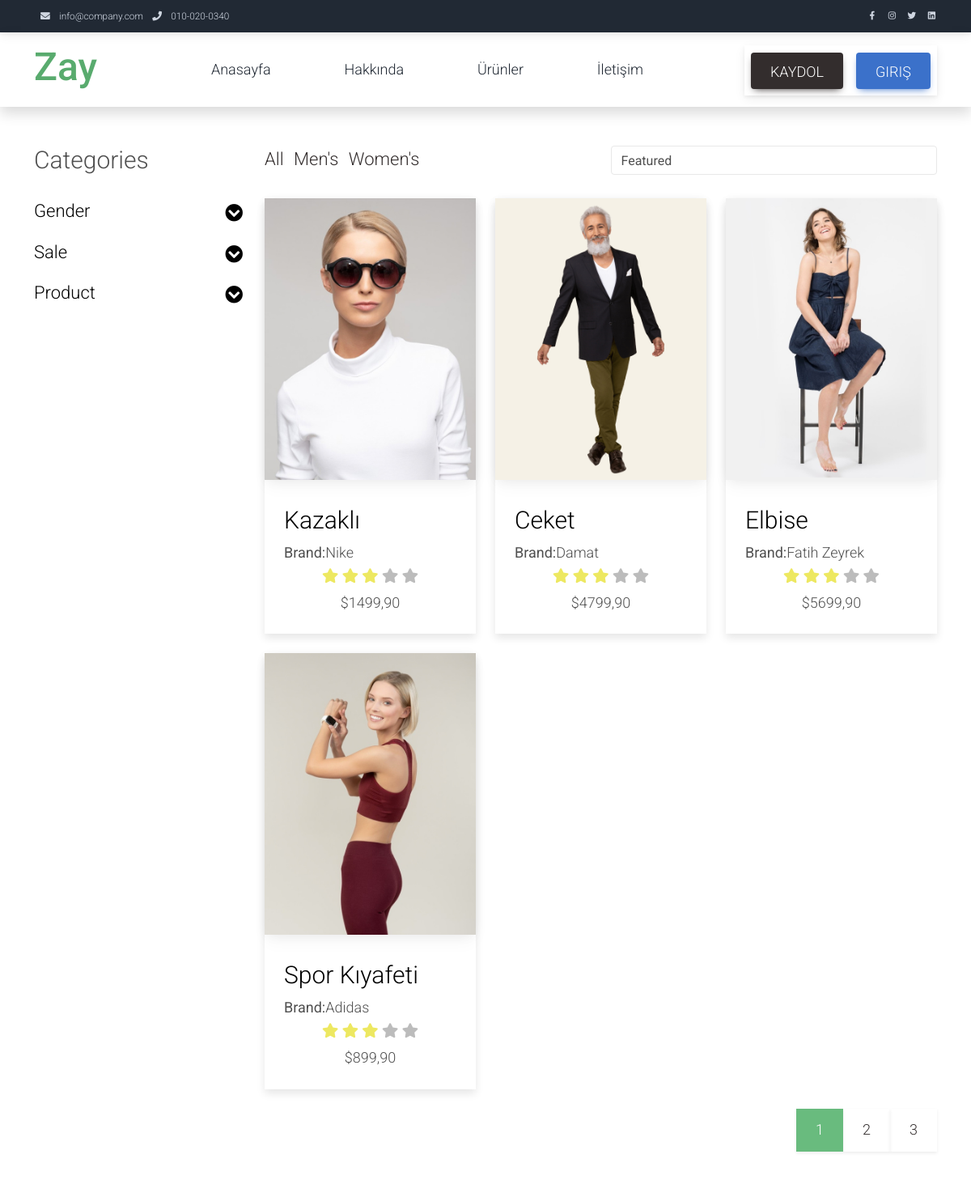
/products/ (upper part), run on an earlier commit of the app's database.
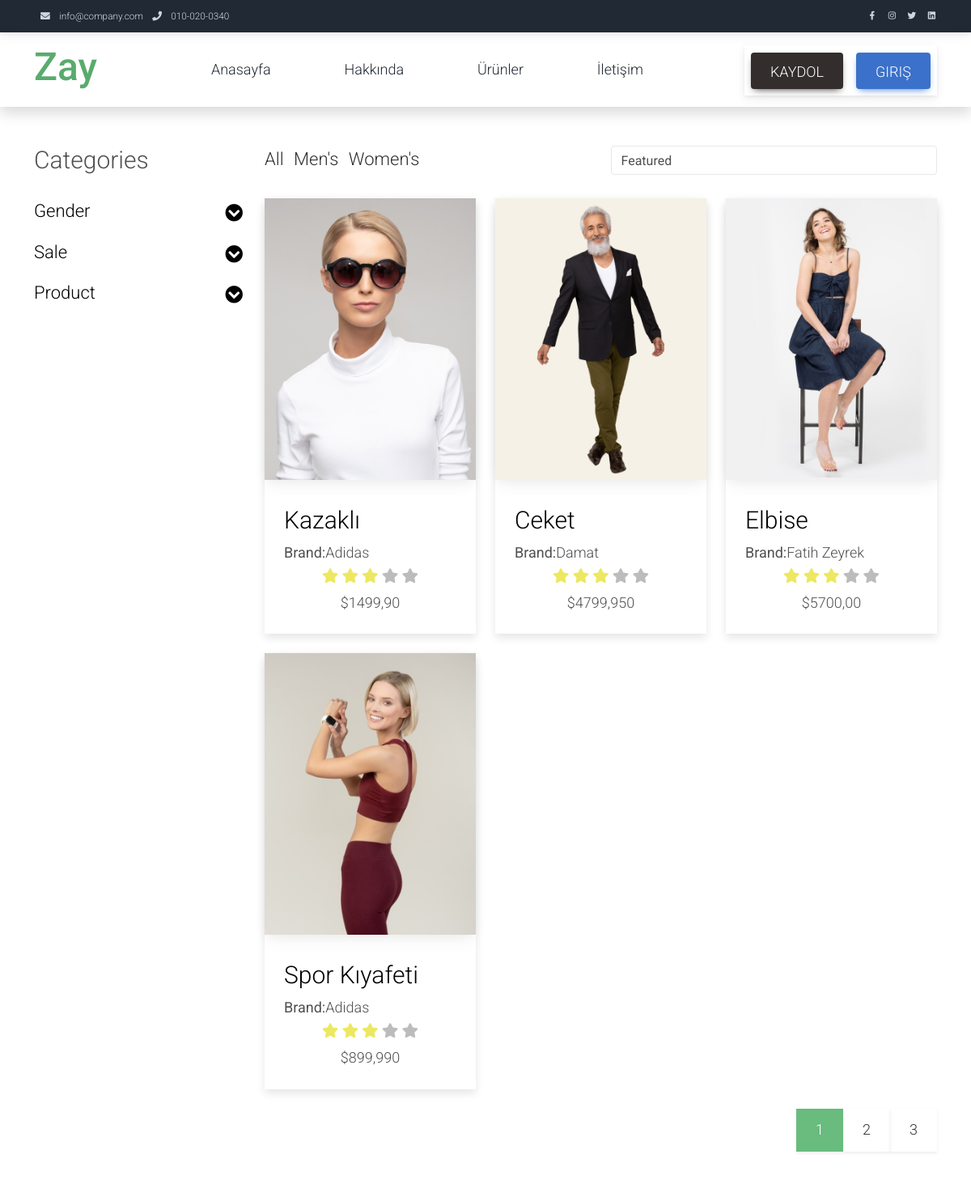
And on a later commit of the database.
### appProduct/models.py (models this page shows, shortened)
class Product(models.Model):
   user = models.ForeignKey(User, verbose_name=("Kulanıcı"), on_delete=models.CASCADE)
   brand = models.ForeignKey(Brand, verbose_name=("Marka"), on_delete=models.CASCADE)
   title = models.CharField(("Ürün Başlığı"), max_length=50)
   text = models.TextField(("İçerik"))
   price = models.FloatField(("Ürün fiyatı"),default=0)
   total_rating = models.FloatField(("Ürün Puanı"), default=0)
   image = models.ImageField(("Ürün Resmi"), upload_to='product', max_length=250)
   slug = models.SlugField(("Title Slug"), blank=True, null=True)
   colors = models.ManyToManyField(Color, verbose_name=("Renkler"))
   sizes = models.ManyToManyField(Size, verbose_name=("Bedenler"))

class Brand(models.Model):
   title = models.CharField(("Marka"), max_length=50)
   slug = models.SlugField(("Marka Slug"), blank=True)

### appProduct/views.py (the view)
# urls.py: path('products/', productsPage, name="productsPage"),
def productsPage(request):
   products = Product.objects.all()
   query = request.GET.get("q")
   if query is not None:
      products = products.filter(Q(title__icontains=query) | Q(brand__title__icontains=query)) # __icontains içerisinde geçip geçmediğini kontrol eder
   context = {
      "title":"Ürünler",
      "products": products,
   }
   return render(request, 'products.html', context)

### appProduct/templates/products.html (shortened to what the changed rows need)
{% extends 'base.html' %}
{% load static %}
{% block body %}
<div class="container py-5">
    <div class="row">
        <div class="col-lg-3">
            <h1 class="h2 pb-4">Categories</h1>
        </div>
        <div class="col-lg-9">
            <div class="row">
                {% for i in products %}
                <div class="col-md-4">
                    <div class="card mb-4 product-wap rounded-0">
                        <div class="card rounded-0">
                            <img class="card-img rounded-0 img-fluid" src="{{ i.image.url }}">
                        </div>
                        <div class="card-body">
                            <a href="{% url 'detailPage' i.slug %}" class="h2 my-2 d-inline-flex text-decoration-none">{{ i.title }}</a>
                            <ul class="w-100 list-unstyled d-flex justify-content-between mb-0">
                                <li><b>Brand:</b>{{ i.brand.title }}</li>
                            </ul>
                            <ul class="list-unstyled d-flex justify-content-center mb-1">
                                <li>
                                    <i class="text-warning fa fa-star"></i>
                                    <i class="text-warning fa fa-star"></i>
                                    <i class="text-warning fa fa-star"></i>
                                    <i class="text-muted fa fa-star"></i>
                                    <i class="text-muted fa fa-star"></i>
                                </li>
                            </ul>
                            <p class="text-center mb-0">${{ i.price }}0</p>
                        </div>
                    </div>
                </div>
                {% endfor %}
            </div>
        </div>
    </div>
</div>
{% endblock body %}

What changed in the data, as far as the page shows it:
changed Product "Kazaklı": brand "Nike" → "Adidas"
changed Product "Ceket": price "4799,9" → "4799,95"
changed Product "Elbise": price "5699,9" → "5700,0"
changed Product "Spor Kıyafeti": price "899,9" → "899,99"
